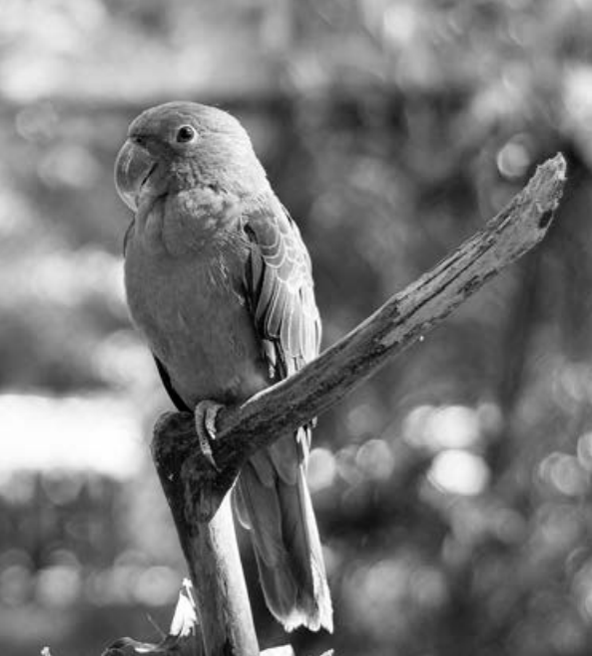
#> input picture imagenes/bird.png, 592 x 656 px, found by its file name
$ jupyter execute 10_01_fft2_ifft2.ipynb   (shell and % lines are left out)
#> lines starting #> are read from the running program, lines starting #| are printed output that depends on the picture
<a href="https://colab.research.google.com/github/lmcanavals/dip/blob/main/10_01_fft2_ifft2.ipynb" target="_parent"></a>

[cell 1]
import cv2
import numpy as np
import numpy.fft as fft
import matplotlib.pyplot as plt

[cell 2]
base = "https://raw.githubusercontent.com/lmcanavals/dip/main/imagenes/"

[cell 3]
birdfn = "bird.png"
file = f"{base}{birdfn}"

[cell 4]
bird = cv2.imread(birdfn, cv2.IMREAD_GRAYSCALE)
#> bird is the input picture: shape (656, 592); min 0, max 255, mean 120
bird.shape
#> Out = (656, 592)

[cell 5]
plt.subplots(figsize=(8, 8))
plt.imshow(bird, cmap="gray")

[cell 6]
def fft_test(img):
  f = fft.fft2(img)
  fshift = fft.fftshift(f)
  mag_spectrum = 20*np.log(np.abs(fshift))
  mag_spectrum = np.asarray(mag_spectrum, dtype=np.uint8)
  return mag_spectrum

def fft_show(img):
  mag_spectrum = fft_test(img)
  img_mag = np.concatenate((img, mag_spectrum), axis=1)

  plt.subplots(figsize=(16, 8))
  plt.imshow(img_mag, cmap="gray")

[cell 7]
fft_show(bird)

[cell 8]
marsfn = "MarteC.jpeg"
file = f"{base}{marsfn}"

[cell 9]
mars = cv2.imread(marsfn, cv2.IMREAD_GRAYSCALE)
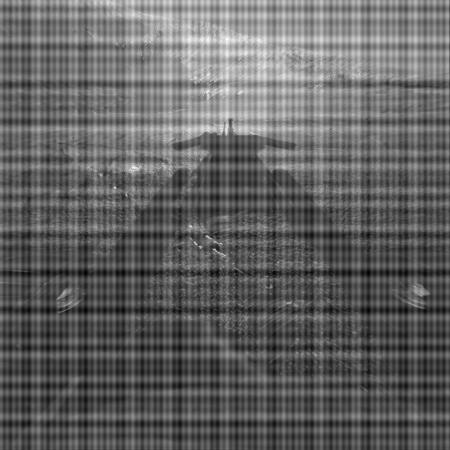
#> input picture imagenes/MarteC.jpeg, 450 x 450 px, found by its file name
#> mars is the input picture: shape (450, 450); min 0, max 255, mean 98.5

fft_show(mars)
#> in fft_test (call 2), `mag_spectrum = 20*np.log(np.abs(fshift))`:
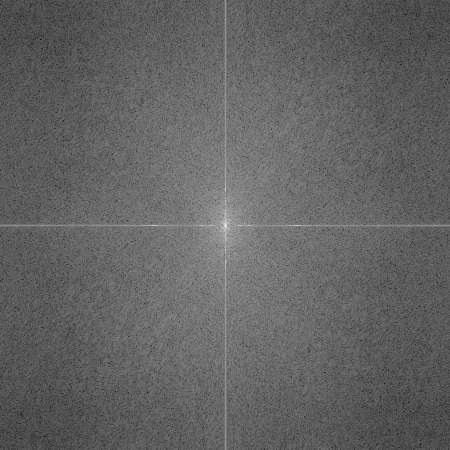
#> mag_spectrum: shape (450, 450) float64; min 12.49, max 336.2, mean 138.4; drawn with min black and max white
#> in fft_test (call 2), `mag_spectrum = np.asarray(mag_spectrum, dtype=np.uint8)`:
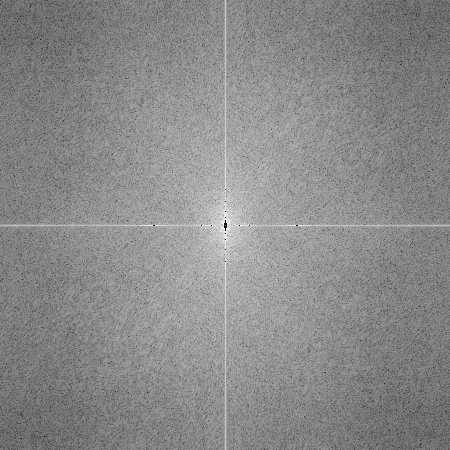
#> mag_spectrum: shape (450, 450); min 2, max 255, mean 137.8
#> in fft_show (call 2), `img_mag = np.concatenate((img, mag_spectrum), axis=1)`:
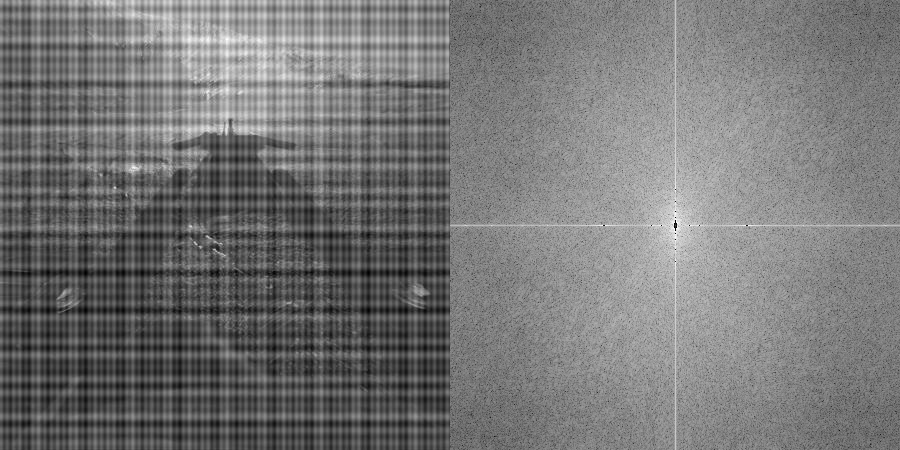
#> img_mag: shape (450, 900); min 0, max 255, mean 118.2

[cell 10]
def fft_show2(img):
  mag_spectrum = fft_test(img)
  f = np.exp(mag_spectrum/20.0)
  f = fft.ifftshift(f)
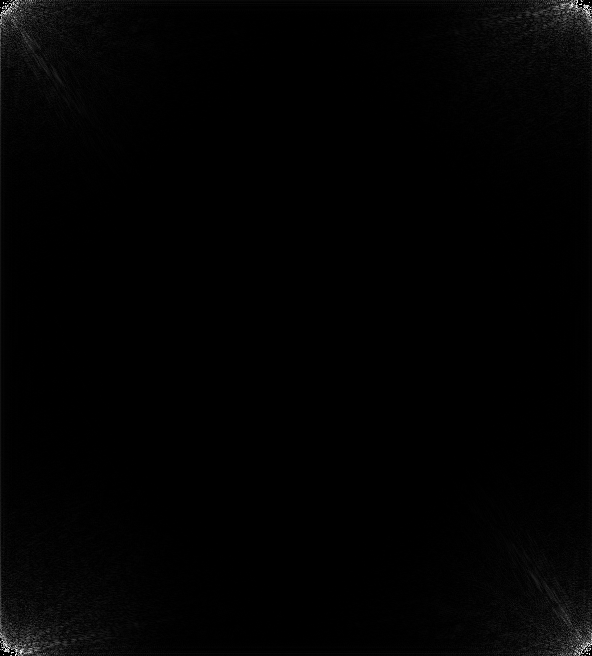
#> f: shape (656, 592) float64; min 1, max 344551.9, mean 3720.1; drawn with min black and max white
  img2 = fft.ifft2(f)
  img2 = np.abs(img2)
  img2 = img2.astype(np.uint8)

  #print(np.max(img2))
  #print(np.min(img2))

  #plt.hist(img2.ravel(), 256)

  mag_img = np.concatenate((mag_spectrum, img2), axis=1)
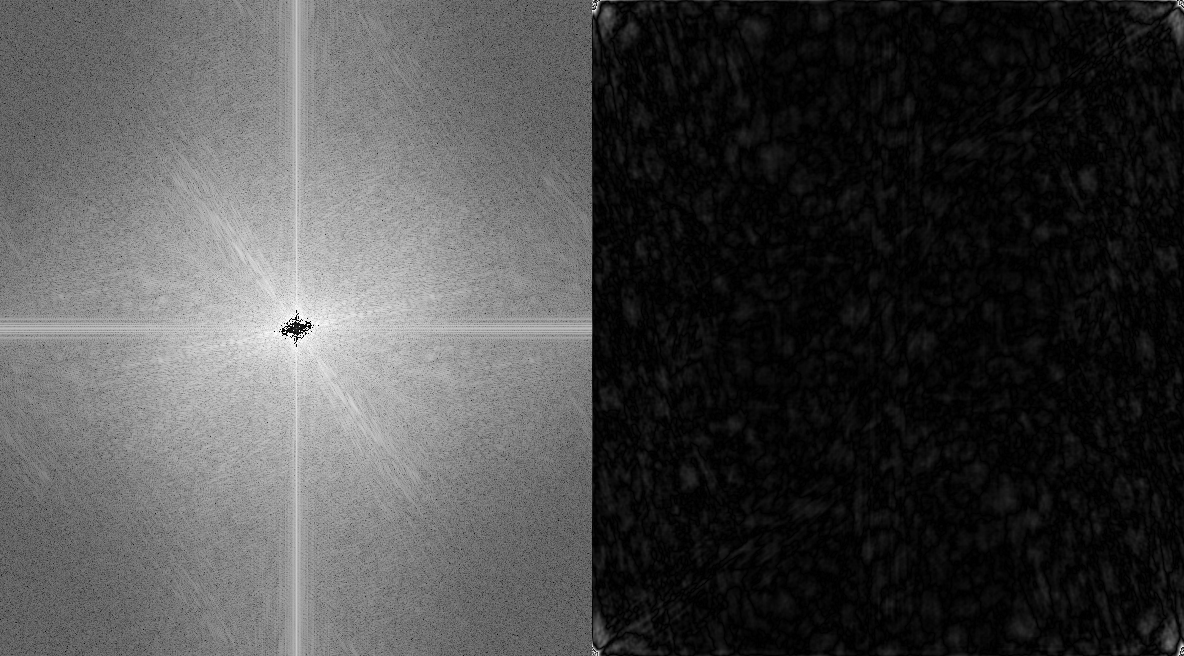
#> mag_img: shape (656, 1184); min 0, max 255, mean 71.9

  plt.subplots(figsize=(16, 8))
  plt.imshow(mag_img, cmap="gray")

[cell 11]
fft_show2(bird)

[cell 12]
moonfs = "moonlanding.png"
file = f"{base}{moonfs}"

[cell 13]
moon = cv2.imread(moonfs, cv2.IMREAD_GRAYSCALE)
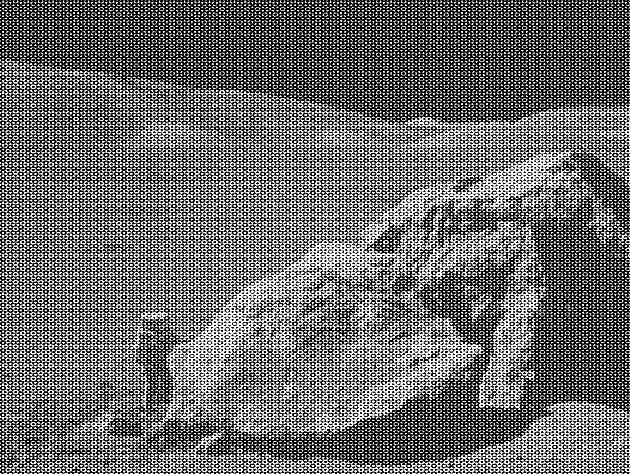
#> input picture imagenes/moonlanding.png, 630 x 474 px, found by its file name
#> moon is the input picture: shape (474, 630); min 0, max 255, mean 108.1

[cell 14]
from matplotlib.colors import LogNorm

def do(img):
  f = fft.fft2(img)
  fs = fft.fftshift(f)

  real = fs.real
  phases = fs.imag

  kf = 0.1
  real2 = real.copy()
  r, c = real2.shape
#> r = 474; c = 630
  real2[int(r*kf):int(r*(1-kf))] = 0
  real2[:, int(c*kf):int(c*(1-kf))] = 0
#> real2: shape (474, 630) float64; min -164922.4, max 157102.6, mean -4.8

  fs2 = np.empty(real.shape, dtype=complex)

  fs2.real = real2
  fs2.imag = phases

  f2 = fft.ifftshift(fs2)

  img2 = fft.ifft2(f2)

  img2 = np.abs(img2)

  plt.subplots(figsize=(12, 12))
  plt.subplot(221)
  plt.imshow(img, cmap='gray')
  plt.subplot(222)
  plt.imshow(real, norm=LogNorm(vmin=5), cmap='gray')
  plt.subplot(223)
  plt.imshow(real2, norm=LogNorm(vmin=5), cmap='gray')
  plt.subplot(224)
  plt.imshow(img2, cmap='gray')
  plt.show()

[cell 15]
do(moon)

[cell 16]
from scipy import fftpack

def do2(img, kf=0.1):
#> called with kf = 0.1
  f = fftpack.fft2(img)

  f2 = f.copy()
  r, c = f2.shape
#> r = 474; c = 630
  f2[int(r*kf):int(r*(1-kf))] = 0
  f2[:, int(c*kf):int(c*(1-kf))] = 0

  img2 = fftpack.ifft2(f2).real
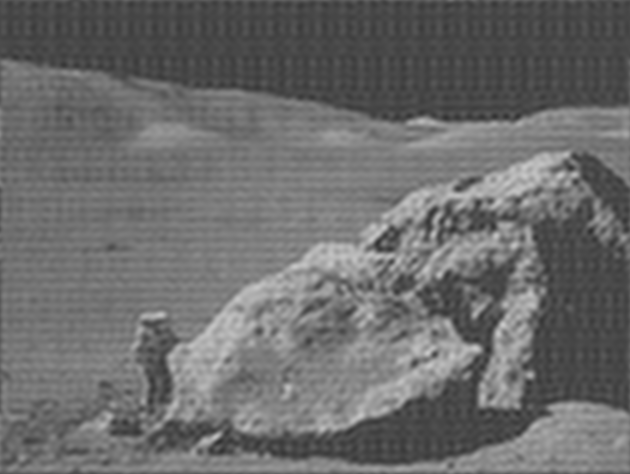
#> img2: shape (474, 630) float64; min 47.02, max 201.7, mean 108.1

  plt.subplots(figsize=(12, 12))
  plt.subplot(221)
  plt.imshow(img, cmap='gray')
  plt.subplot(222)
  plt.imshow(np.abs(f), norm=LogNorm(vmin=25), cmap='gray')
  plt.subplot(223)
  plt.imshow(np.abs(f2), norm=LogNorm(vmin=25), cmap='gray')
  plt.subplot(224)
  plt.imshow(img2, cmap='gray')
  plt.show()
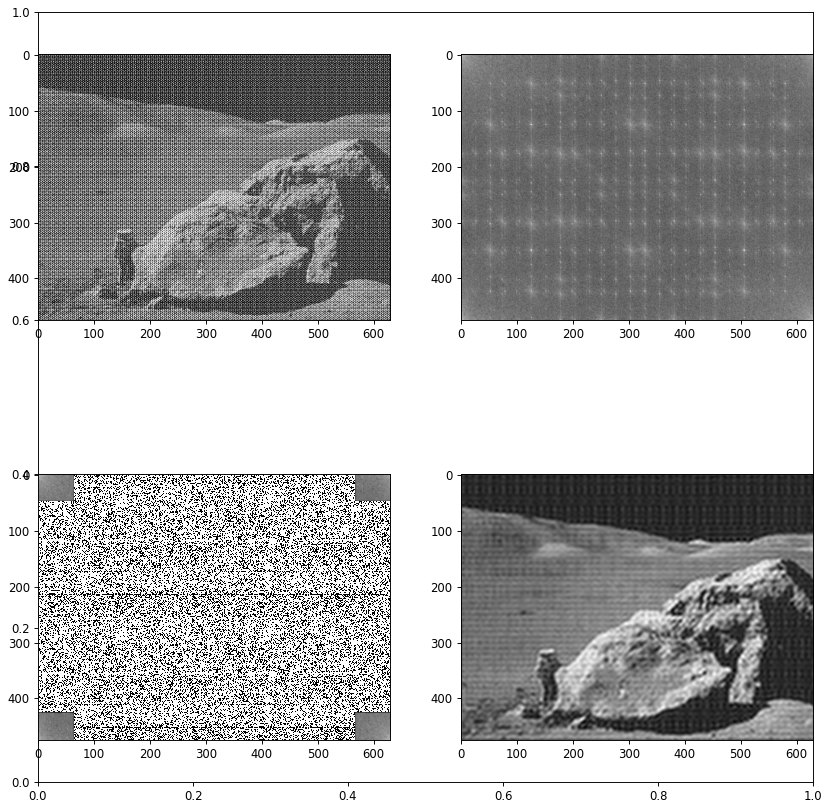
#> figure drawn by matplotlib, 4 panels

[cell 17]
do2(moon)

[cell 18]
do2(mars, 0.05)
#> call 2 of do2, with kf = 0.05
#> in do2 (call 2), `plt.show()`:
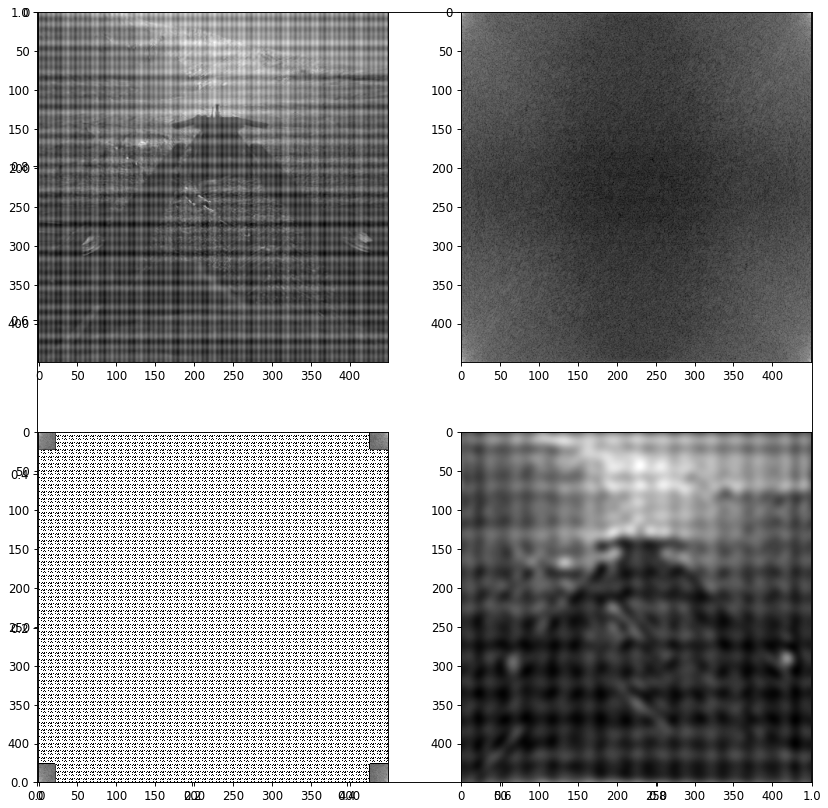
#> figure drawn by matplotlib, 4 panels
